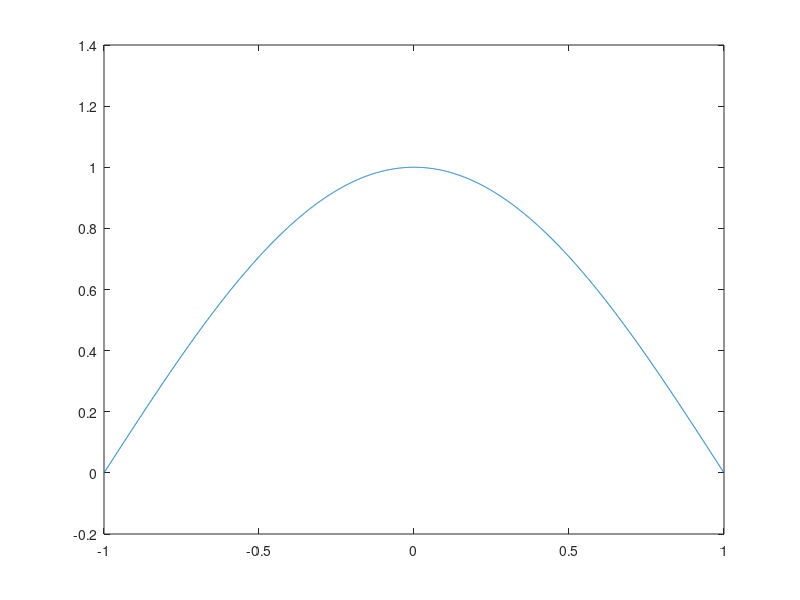

The MATLAB source for this figure:
clear all
close all

a = 1;
h = 0.001;
x = -a:h:a;
N = length(x);

y = zeros(1,N);
y(1) = 0;
y(end) = 0;
y(2) = h/1000; %valor pequeno diferente de 0
n = 1;

g = zeros(1,N);
guess = [n^2*pi^2/(8*a^2)-1 n^2*pi^2/(8*a^2)+1];
result = nan(1,2);

for i = 1:1:2
    g = repmat(2*guess(i),N);
    for k = 2:N-1
        y(k+1) = (1+h^2/12*g(k+1))^-1*(-(1+h^2/12*g(k-1))*y(k-1)+2*(1-5*h^2/12*g(k))*y(k));
    end
    result(i) = y(N);
end
m = ( result(2)-result(1) )/( guess(2)-guess(1) ); 
b = result(2)-m*guess(2);
B = 0;%neste caso, quer-se 0 para a posicao final
guess(3) = guess(2) + (B-result(2))/m;

while abs( guess(2)-guess(1) ) > 1E-7
    guess(1) = guess(2);
    result(1) = result(2);
    guess(2) = guess(3);
    result(2) = result(1);
    
    g = repmat(2*guess(2),N);
    for k = 2:N-1
        y(k+1) = (1+h^2/12*g(k+1))^-1*(-(1+h^2/12*g(k-1))*y(k-1)+2*(1-5*h^2/12*g(k))*y(k));
    end
    result(2) = y(N);
    m = ( result(2)-result(1) )/( guess(2)-guess(1) ); 
    %b = result(2)-m*guess(2); % nao e necessario
    guess(3) = guess(2) + (B-result(2))/m;
    %seria de recomendar usar um valor limite para ver a covergencia
end

disp(['valor pratico obtido ',num2str(guess(3))])
disp(['valor teorico ',num2str(n^2*pi^2/(8*a^2))])

C = trapz(x,y.^2);
y = y/(C.^(1/2));
trapz(x,y.^2)
plot(x,y)
